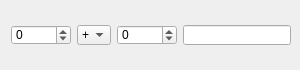
<?xml version="1.0" encoding="UTF-8"?>
<ui version="4.0">
 <class>SimpleCalculator</class>
 <widget class="QWidget" name="SimpleCalculator">
  <property name="geometry">
   <rect>
    <x>0</x>
    <y>0</y>
    <width>300</width>
    <height>70</height>
   </rect>
  </property>
  <property name="minimumSize">
   <size>
    <width>300</width>
    <height>70</height>
   </size>
  </property>
  <property name="maximumSize">
   <size>
    <width>300</width>
    <height>70</height>
   </size>
  </property>
  <property name="windowTitle">
   <string>Simple calculator</string>
  </property>
  <layout class="QHBoxLayout" name="horizontalLayout_2">
   <item>
    <layout class="QHBoxLayout" name="mainLayout">
     <item>
      <widget class="QSpinBox" name="firstNumber">
       <property name="minimumSize">
        <size>
         <width>60</width>
         <height>20</height>
        </size>
       </property>
       <property name="maximumSize">
        <size>
         <width>16777215</width>
         <height>20</height>
        </size>
       </property>
       <property name="minimum">
        <number>-99999</number>
       </property>
       <property name="maximum">
        <number>99999</number>
       </property>
      </widget>
     </item>
     <item>
      <widget class="QComboBox" name="operation">
       <property name="minimumSize">
        <size>
         <width>34</width>
         <height>20</height>
        </size>
       </property>
       <property name="maximumSize">
        <size>
         <width>34</width>
         <height>20</height>
        </size>
       </property>
       <property name="editable">
        <bool>false</bool>
       </property>
       <property name="currentText">
        <string>+</string>
       </property>
       <property name="maxVisibleItems">
        <number>4</number>
       </property>
       <item>
        <property name="text">
         <string>+</string>
        </property>
       </item>
       <item>
        <property name="text">
         <string>-</string>
        </property>
       </item>
       <item>
        <property name="text">
         <string>*</string>
        </property>
       </item>
       <item>
        <property name="text">
         <string>/</string>
        </property>
       </item>
      </widget>
     </item>
     <item>
      <widget class="QSpinBox" name="secondNumber">
       <property name="minimumSize">
        <size>
         <width>60</width>
         <height>20</height>
        </size>
       </property>
       <property name="maximumSize">
        <size>
         <width>16777215</width>
         <height>20</height>
        </size>
       </property>
       <property name="minimum">
        <number>-99999</number>
       </property>
       <property name="maximum">
        <number>99999</number>
       </property>
      </widget>
     </item>
     <item>
      <widget class="QLineEdit" name="result">
       <property name="minimumSize">
        <size>
         <width>108</width>
         <height>20</height>
        </size>
       </property>
       <property name="maximumSize">
        <size>
         <width>16777215</width>
         <height>20</height>
        </size>
       </property>
       <property name="readOnly">
        <bool>true</bool>
       </property>
       <property name="clearButtonEnabled">
        <bool>false</bool>
       </property>
      </widget>
     </item>
    </layout>
   </item>
  </layout>
 </widget>
 <layoutdefault spacing="6" margin="11"/>
 <resources/>
 <connections>
  <connection>
   <sender>firstNumber</sender>
   <signal>valueChanged(int)</signal>
   <receiver>result</receiver>
   <slot>update()</slot>
   <hints>
    <hint type="sourcelabel">
     <x>28</x>
     <y>34</y>
    </hint>
    <hint type="destinationlabel">
     <x>175</x>
     <y>34</y>
    </hint>
   </hints>
  </connection>
  <connection>
   <sender>secondNumber</sender>
   <signal>valueChanged(int)</signal>
   <receiver>result</receiver>
   <slot>update()</slot>
   <hints>
    <hint type="sourcelabel">
     <x>126</x>
     <y>34</y>
    </hint>
    <hint type="destinationlabel">
     <x>175</x>
     <y>34</y>
    </hint>
   </hints>
  </connection>
  <connection>
   <sender>operation</sender>
   <signal>currentIndexChanged(QString)</signal>
   <receiver>result</receiver>
   <slot>update()</slot>
   <hints>
    <hint type="sourcelabel">
     <x>77</x>
     <y>34</y>
    </hint>
    <hint type="destinationlabel">
     <x>175</x>
     <y>34</y>
    </hint>
   </hints>
  </connection>
 </connections>
</ui>
